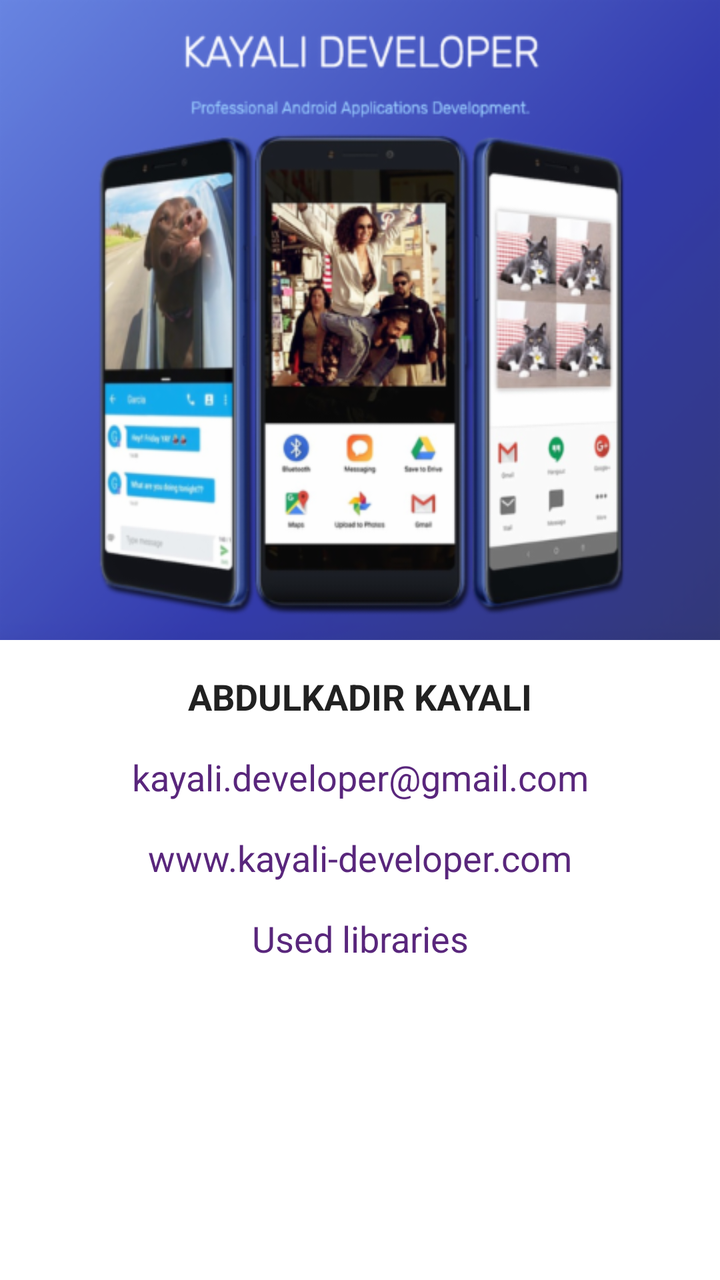
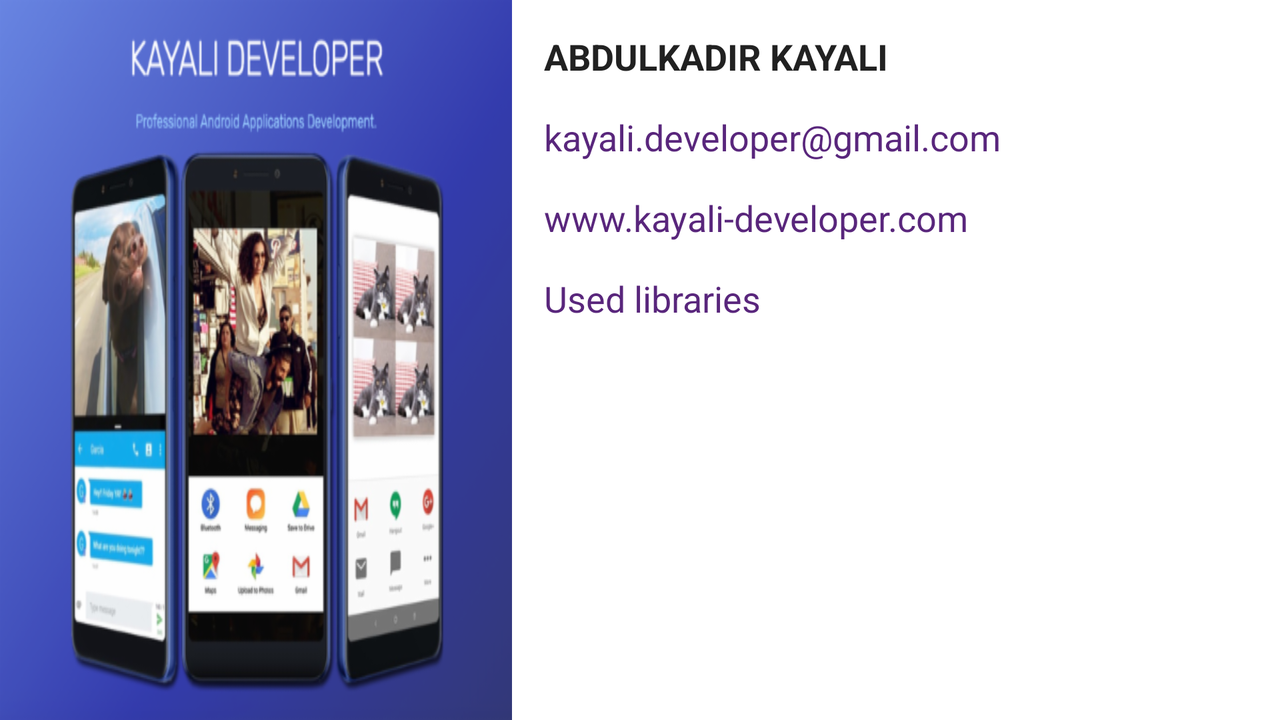

Compare how this app lays out the same screen by default and in its alternative resource folder. The renders come first, then the two layout files and the values they reference.
<!-- AndroidManifest.xml: application theme AppTheme -->
<!-- res/layout/fragment_developer.xml -->
<?xml version="1.0" encoding="utf-8"?>
<LinearLayout
    android:background="@color/backgroundColor"
    xmlns:android="http://schemas.android.com/apk/res/android"
    android:orientation="vertical" android:layout_width="match_parent"
    android:layout_height="match_parent">

    <ImageView
        android:scaleType="fitXY"
        android:src="@drawable/kayali_developer"
        android:layout_width="match_parent"
        android:layout_height="320dp" />

    <TextView
        android:textStyle="bold"
        android:layout_width="match_parent"
        android:layout_height="wrap_content"
        android:paddingStart="@dimen/normal_margin"
        android:paddingEnd="@dimen/normal_margin"
        android:paddingTop="@dimen/normal_margin"
        android:text="ABDULKADIR KAYALI"
        android:textAlignment="center"
        android:textSize="@dimen/title_text_size" />

    <TextView
        android:id="@+id/tv_developer_email"
        android:layout_width="match_parent"
        android:layout_height="wrap_content"
        android:paddingStart="@dimen/normal_margin"
        android:paddingEnd="@dimen/normal_margin"
        android:paddingTop="@dimen/normal_margin"
        android:text="kayali.developer@gmail.com"
        android:textAlignment="center"
        android:textColor="@color/colorPrimaryDark"
        android:textSize="@dimen/title_text_size" />

    <TextView
        android:id="@+id/tv_developer_website"
        android:layout_width="match_parent"
        android:layout_height="wrap_content"
        android:paddingStart="@dimen/normal_margin"
        android:paddingEnd="@dimen/normal_margin"
        android:paddingTop="@dimen/normal_margin"
        android:text="www.kayali-developer.com"
        android:textAlignment="center"
        android:textColor="@color/colorPrimaryDark"
        android:textSize="@dimen/title_text_size" />

    <TextView
        android:id="@+id/tv_used_libraries"
        android:layout_width="match_parent"
        android:layout_height="wrap_content"
        android:paddingStart="@dimen/normal_margin"
        android:paddingEnd="@dimen/normal_margin"
        android:paddingTop="@dimen/normal_margin"
        android:text="@string/used_libraries"
        android:textAlignment="center"
        android:textColor="@color/colorPrimaryDark"
        android:textSize="@dimen/title_text_size" />
</LinearLayout>
<!-- resources referenced by this layout -->
<resources>
  <color name="backgroundColor">#ffffff</color>
  <color name="colorPrimaryDark">#59267c</color>
  <dimen name="normal_margin">16dp</dimen>
  <dimen name="title_text_size">18sp</dimen>
  <!-- drawable kayali_developer: png bitmap (drawable-hdpi, 64429 bytes) -->
  <string name="used_libraries">Used libraries</string>
  <style name="AppTheme" parent="Theme.AppCompat.Light.DarkActionBar">
          
          <item name="colorPrimary">@color/colorPrimary</item>
          <item name="colorPrimaryDark">@color/colorPrimaryDark</item>
          <item name="colorAccent">@color/colorAccent</item>
          <item name="android:textColor">@color/darkTextColor</item>
          <item name="android:textColorPrimary">@color/normalTextColor</item>
          <item name="android:textColorSecondary">@color/darkTextColor</item>
          <item name="android:textSize">@dimen/text_size</item>
      </style>
  <color name="colorPrimary">#8f5db7</color>
  <color name="colorAccent">#991180</color>
  <color name="darkTextColor">#212121</color>
  <color name="normalTextColor">#4c007f</color>
  <dimen name="text_size">14sp</dimen>
</resources>
<!-- res/layout-land/fragment_developer.xml (the repository's variant of the layout above) -->
<!-- drawn on the phone turned sideways -->
<?xml version="1.0" encoding="utf-8"?>
<androidx.constraintlayout.widget.ConstraintLayout android:background="@color/backgroundColor"
    xmlns:android="http://schemas.android.com/apk/res/android"
    android:orientation="vertical"
    android:layout_width="match_parent"
    android:layout_height="match_parent"
    xmlns:app="http://schemas.android.com/apk/res-auto">

    <ImageView
        android:id="@+id/iv_developer_image"
        app:layout_constraintStart_toStartOf="parent"
        app:layout_constraintTop_toTopOf="parent"
        app:layout_constraintBottom_toBottomOf="parent"
        android:scaleType="fitXY"
        android:src="@drawable/kayali_developer"
        android:layout_width="256dp"
        android:layout_height="0dp" />

    <TextView
        android:id="@+id/tv_developer_name"
        app:layout_constraintEnd_toEndOf="parent"
        app:layout_constraintStart_toEndOf="@id/iv_developer_image"
        app:layout_constraintTop_toTopOf="parent"
        android:textStyle="bold"
        android:layout_width="0dp"
        android:layout_height="wrap_content"
        android:paddingStart="@dimen/normal_margin"
        android:paddingEnd="@dimen/normal_margin"
        android:paddingTop="@dimen/normal_margin"
        android:text="ABDULKADIR KAYALI"
        android:textSize="@dimen/title_text_size" />

    <TextView
        app:layout_constraintEnd_toEndOf="parent"
        app:layout_constraintStart_toEndOf="@id/iv_developer_image"
        app:layout_constraintTop_toBottomOf="@+id/tv_developer_name"
        android:id="@+id/tv_developer_email"
        android:layout_width="0dp"
        android:layout_height="wrap_content"
        android:paddingStart="@dimen/normal_margin"
        android:paddingEnd="@dimen/normal_margin"
        android:paddingTop="@dimen/normal_margin"
        android:text="kayali.developer@gmail.com"
        android:textColor="@color/colorPrimaryDark"
        android:textSize="@dimen/title_text_size" />

    <TextView
        app:layout_constraintEnd_toEndOf="parent"
        app:layout_constraintStart_toEndOf="@id/iv_developer_image"
        app:layout_constraintTop_toBottomOf="@+id/tv_developer_email"
        android:id="@+id/tv_developer_website"
        android:layout_width="0dp"
        android:layout_height="wrap_content"
        android:paddingStart="@dimen/normal_margin"
        android:paddingEnd="@dimen/normal_margin"
        android:paddingTop="@dimen/normal_margin"
        android:text="www.kayali-developer.com"
        android:textColor="@color/colorPrimaryDark"
        android:textSize="@dimen/title_text_size" />

    <TextView
        app:layout_constraintEnd_toEndOf="parent"
        app:layout_constraintStart_toEndOf="@id/iv_developer_image"
        app:layout_constraintTop_toBottomOf="@+id/tv_developer_website"
        android:id="@+id/tv_used_libraries"
        android:layout_width="0dp"
        android:layout_height="wrap_content"
        android:paddingStart="@dimen/normal_margin"
        android:paddingEnd="@dimen/normal_margin"
        android:paddingTop="@dimen/normal_margin"
        android:text="@string/used_libraries"
        android:textColor="@color/colorPrimaryDark"
        android:textSize="@dimen/title_text_size" />
</androidx.constraintlayout.widget.ConstraintLayout>
